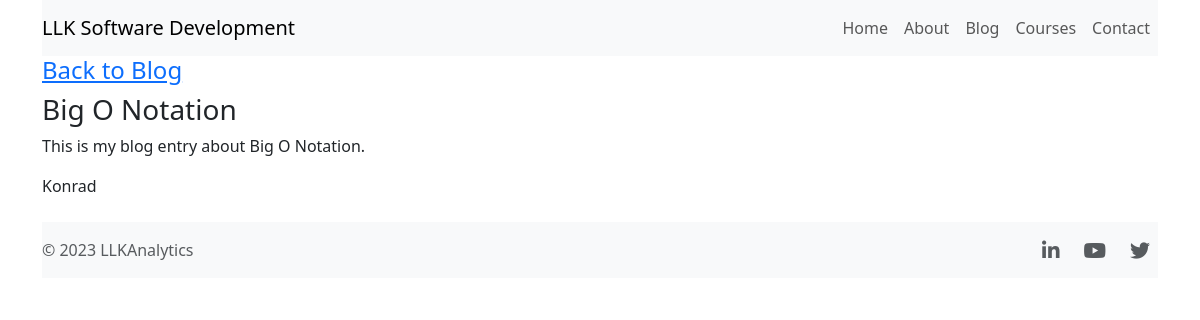
The page /blog/big-o-notation/ on the database its author committed.
### blog/models.py (models this page shows, shortened)
class Post(models.Model):
    title = models.CharField(max_length=200)
    author = models.ForeignKey("auth.User", on_delete=models.CASCADE,)
    body = models.TextField()
    slug = models.SlugField(null=True)

### blog/views.py (the view)
# urls.py: path('<slug:slug>/', BlogDetailView.as_view(), name = 'blog_detail'),
class BlogDetailView(DetailView):
    template_name = 'blog_detail.html'
    model = Post

### templates/blog_detail.html
{% extends 'base.html' %}
{% block content %}
    <h4><a href="{% url 'blog'%}">Back to Blog</a></h4>
    <div class="post-entry">
    <h3>{{ post.title}}</h3>
    <p>{{ post.body }}</p>
    <p>{{ post.author }}</p>
    </div>
{% endblock content %}

### rows shown on the page
Post: title "Big O Notation", body "This is my blog entry about Big O Notation.", author "Konrad"
